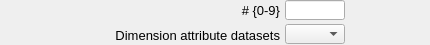
    <widget class="PyDMFrame" name="composite_12">
      <property name="geometry">
        <rect>
          <x>5</x>
          <y>65</y>
          <width>430</width>
          <height>45</height>
        </rect>
      </property>
      <widget class="QLabel" name="text_31">
        <property name="geometry">
          <rect>
            <x>0</x>
            <y>25</y>
            <width>280</width>
            <height>20</height>
          </rect>
        </property>
        <property name="text">
          <string>Dimension attribute datasets</string>
        </property>
        <property name="font" stdset="0">
          <font>
            <pointsize>10</pointsize>
          </font>
        </property>
        <property name="brush" stdset="0">
          <brush brushstyle="SolidPattern">
            <color alpha="255">
              <red>0</red>
              <green>0</green>
              <blue>0</blue>
            </color>
          </brush>
        </property>
        <property name="toolTip">
          <string>text_31</string>
        </property>
        <property name="alignment">
          <set>Qt::AlignRight|Qt::AlignTrailing|Qt::AlignVCenter</set>
        </property>
        <property name="styleSheet">
          <string notr="true">QLabel#text_31 {
  color: rgb(0, 0, 0);
  }</string>
        </property>
      </widget>
      <widget class="PyDMEnumComboBox" name="menu">
        <property name="geometry">
          <rect>
            <x>285</x>
            <y>24</y>
            <width>60</width>
            <height>20</height>
          </rect>
        </property>
        <property name="toolTip">
          <string>${prefix}DimAttDatasets</string>
        </property>
        <property name="channel" stdset="0">
          <string>ca://${prefix}DimAttDatasets</string>
        </property>
        <property name="font" stdset="0">
          <font>
            <pointsize>10</pointsize>
          </font>
        </property>
        <property name="styleSheet">
          <string notr="true">PyDMEnumComboBox#menu {
  color: rgb(0, 0, 0);
  background-color: rgb(115, 223, 255);
  }</string>
        </property>
      </widget>
      <widget class="PyDMLabel" name="text_update_29">
        <property name="geometry">
          <rect>
            <x>350</x>
            <y>26</y>
            <width>80</width>
            <height>18</height>
          </rect>
        </property>
        <property name="toolTip">
          <string>PV: ${prefix}DimAttDatasets_RBV</string>
        </property>
        <property name="channel" stdset="0">
          <string>ca://${prefix}DimAttDatasets_RBV</string>
        </property>
        <property name="font" stdset="0">
          <font>
            <pointsize>10</pointsize>
          </font>
        </property>
        <property name="alignment">
          <set>Qt::AlignLeading|Qt::AlignLeft|Qt::AlignVCenter</set>
        </property>
        <property name="textInteractionFlags">
          <set>Qt::TextSelectableByKeyboard|Qt::TextSelectableByMouse</set>
        </property>
        <property name="styleSheet">
          <string notr="true">PyDMLabel#text_update_29 {
  color: rgb(10, 0, 184);
  background-color: rgb(187, 187, 187);
  }</string>
        </property>
      </widget>
      <widget class="QLabel" name="text_32">
        <property name="geometry">
          <rect>
            <x>210</x>
            <y>0</y>
            <width>70</width>
            <height>20</height>
          </rect>
        </property>
        <property name="text">
          <string># {0-9}</string>
        </property>
        <property name="font" stdset="0">
          <font>
            <pointsize>10</pointsize>
          </font>
        </property>
        <property name="brush" stdset="0">
          <brush brushstyle="SolidPattern">
            <color alpha="255">
              <red>0</red>
              <green>0</green>
              <blue>0</blue>
            </color>
          </brush>
        </property>
        <property name="toolTip">
          <string>text_32</string>
        </property>
        <property name="alignment">
          <set>Qt::AlignRight|Qt::AlignTrailing|Qt::AlignVCenter</set>
        </property>
        <property name="styleSheet">
          <string notr="true">QLabel#text_32 {
  color: rgb(0, 0, 0);
  }</string>
        </property>
      </widget>
      <widget class="PyDMLineEdit" name="text_entry_19">
        <property name="geometry">
          <rect>
            <x>285</x>
            <y>0</y>
            <width>60</width>
            <height>20</height>
          </rect>
        </property>
        <property name="channel" stdset="0">
          <string>ca://${prefix}NumExtraDims</string>
        </property>
        <property name="toolTip">
          <string>${prefix}NumExtraDims</string>
        </property>
        <property name="font" stdset="0">
          <font>
            <pointsize>10</pointsize>
          </font>
        </property>
        <property name="styleSheet">
          <string notr="true">PyDMLineEdit#text_entry_19 {
  color: rgb(0, 0, 0);
  background-color: rgb(115, 223, 255);
  border: 1px solid black;
  margin: 0px;
  padding: 0px;
  spacing: 0px;
  }</string>
        </property>
      </widget>
      <widget class="PyDMLabel" name="text_update_30">
        <property name="geometry">
          <rect>
            <x>350</x>
            <y>1</y>
            <width>80</width>
            <height>18</height>
          </rect>
        </property>
        <property name="toolTip">
          <string>PV: ${prefix}NumExtraDims_RBV</string>
        </property>
        <property name="channel" stdset="0">
          <string>ca://${prefix}NumExtraDims_RBV</string>
        </property>
        <property name="font" stdset="0">
          <font>
            <pointsize>10</pointsize>
          </font>
        </property>
        <property name="alignment">
          <set>Qt::AlignLeading|Qt::AlignLeft|Qt::AlignVCenter</set>
        </property>
        <property name="textInteractionFlags">
          <set>Qt::TextSelectableByKeyboard|Qt::TextSelectableByMouse</set>
        </property>
        <property name="styleSheet">
          <string notr="true">PyDMLabel#text_update_30 {
  color: rgb(10, 0, 184);
  background-color: rgb(187, 187, 187);
  }</string>
        </property>
      </widget>
    </widget>
